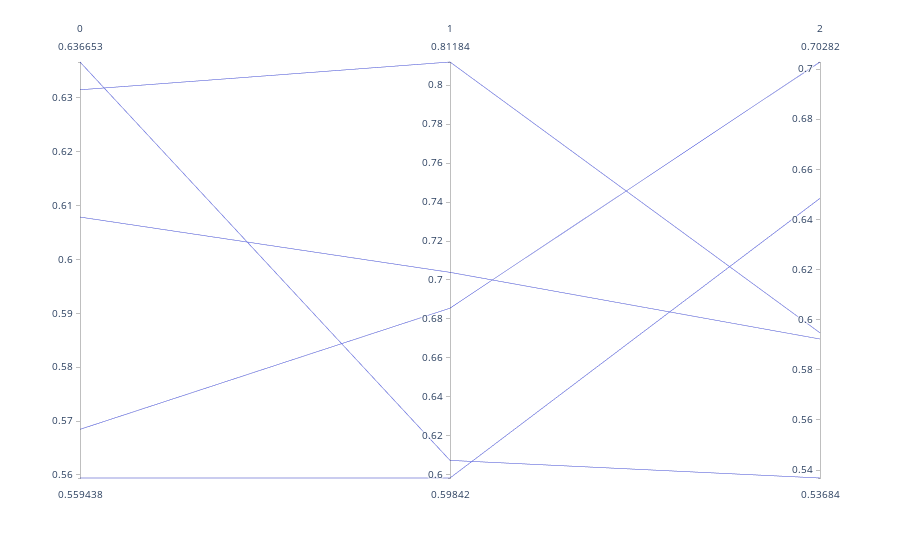
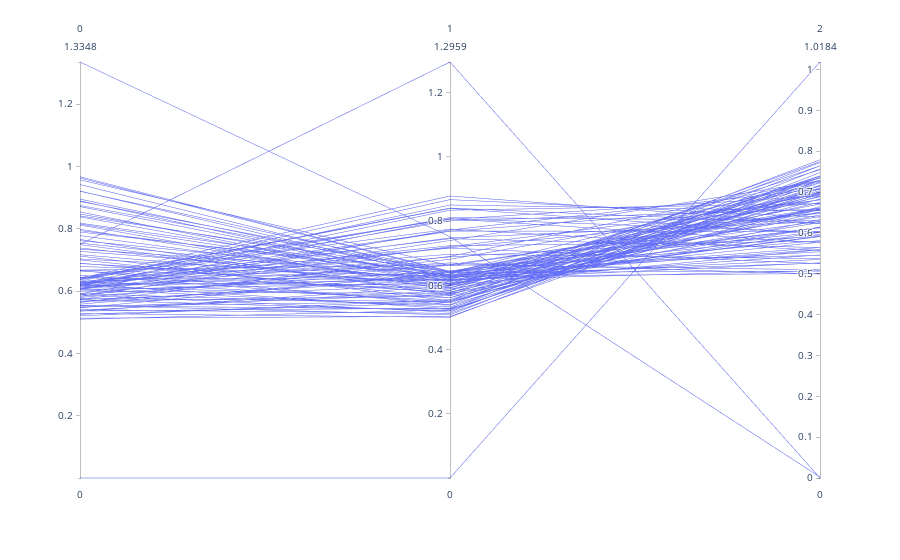
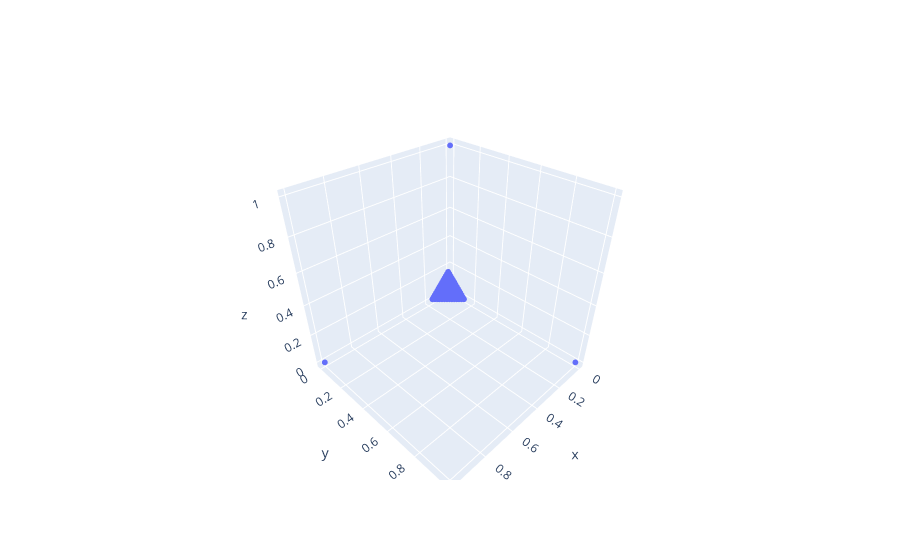
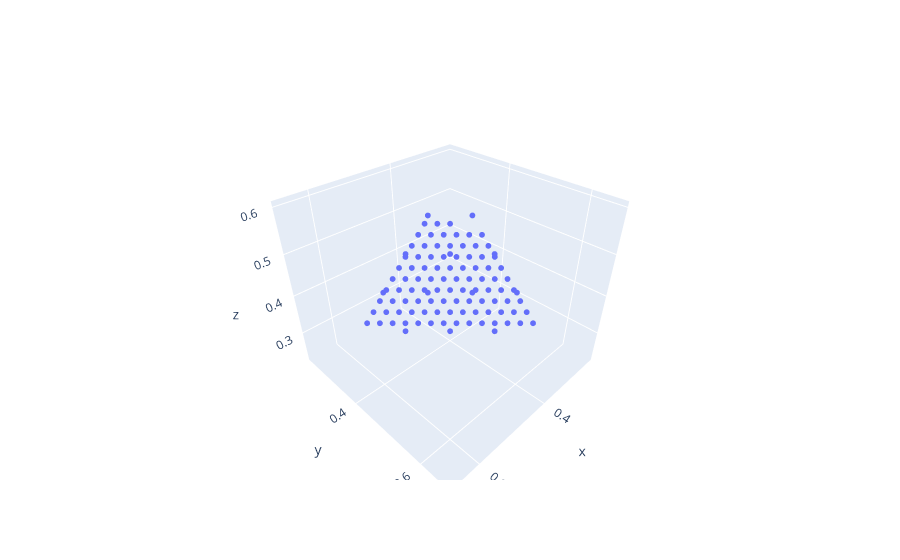

These figures' notebook cell, in order:
### Code cell
pref_rvea, plot_rvea = evolver_rvea.iterate(pref_rvea[2])

pref_moead, plot_moead = evolver_moead.iterate(pref_moead[2])

selected = cluster_select(evolver_moead, 5)

PCP(evolver_rvea, evolver_moead, selected)
plot_RVs(evolver_rvea)
plot_RVs(evolver_moead)
